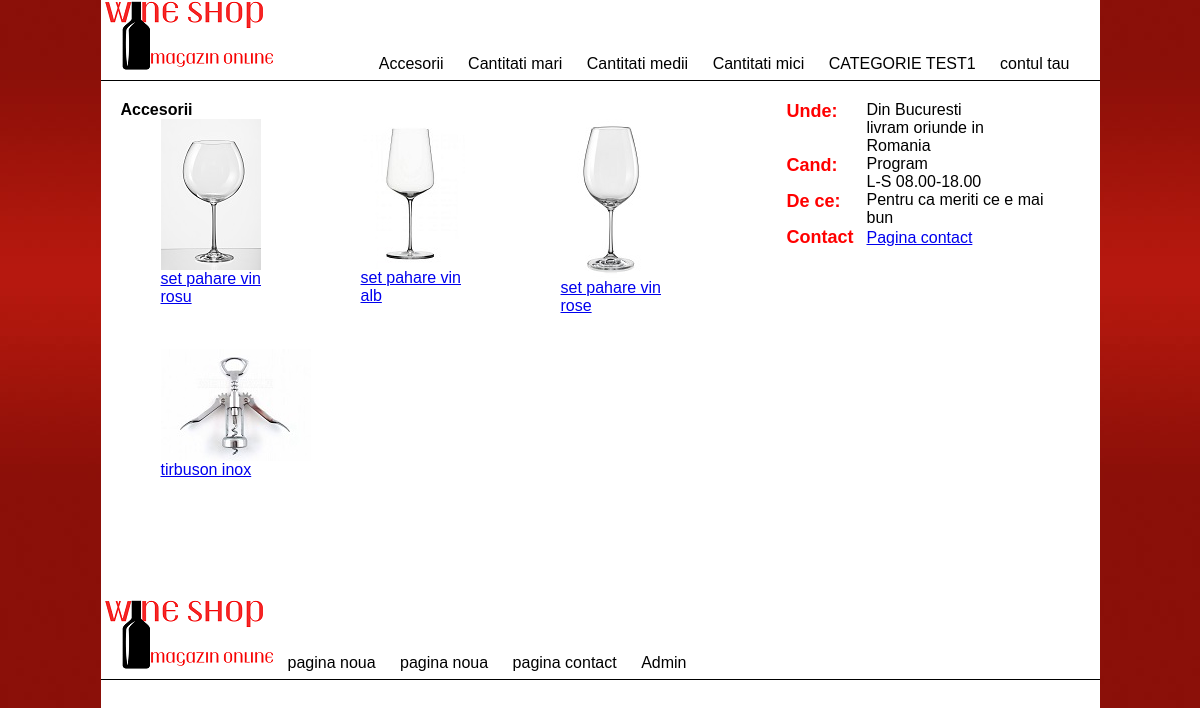
Screenshot of /index.php?page=edititemlist&categoryID=5 (signed in) with the database file from the repository.
### tables this page shows
CREATE TABLE `category` (
  `categoryID` int(1) NOT NULL,
  `name` varchar(255) NOT NULL
);

CREATE TABLE `stock` (
  `stockID` int(2) NOT NULL,
  `name` varchar(100) NOT NULL,
  `categoryID` int(2) NOT NULL,
  `price` decimal(5,2) NOT NULL,
  `thumbnail` varchar(100) NOT NULL,
  `bigphoto` varchar(100) DEFAULT NULL,
  `topline` varchar(200) NOT NULL,
  `description` varchar(1000) NOT NULL
);

### edititemlist.php (the view, shortened to what this page needs)
<?php
	include("dbconnect.php");
	$stock_sql = "SELECT stock.stockID, stock.name, stock.price, stock.thumbnail, category.name AS catname FROM stock JOIN category ON (stock.categoryID=category.categoryID) WHERE stock.categoryID=".$_GET['categoryID'];
		if($stock_query = mysqli_query($dbconnect, $stock_sql)) {
			$stock_result = mysqli_fetch_assoc($stock_query);
		}
?>
      <h1><?php echo $stock_result['catname']; ?></h1>
	 <?php do {
	 ?>
		<div class="item">
		<a href="index.php?page=edititem&stockID=<?php echo $stock_result['stockID']; ?>">
		<p><img src="images/<?php echo $stock_result['thumbnail']; ?>" /></p>
		<p><?php echo $stock_result['name']; ?></p>
		</a>
		</div>
	  <?php
	  } while ($stock_result = mysqli_fetch_assoc($stock_query))
	  ?>

### header.php
<div class="header">
    <div class="logo">
		<a href="index.php"><img src="images/logo1.png" alt="Wine Shop logo" /></a>
    </div>
		<div class="navigation">
			<?php
				$cat_sql = "SELECT * FROM category";
				$cat_query = mysqli_query($dbconnect, $cat_sql);
				$cat_result = mysqli_fetch_assoc($cat_query);
			?>
		<p><?php
			do {
			?>
			<a href="index.php?page=category&categoryID=<?php echo $cat_result['categoryID']; ?>"><?php echo $cat_result['name']; ?></a>
				<?php
			} while ($cat_result=mysqli_fetch_assoc($cat_query))
				?>
			<a href="index.php?page=user">contul tau</a>
        </p>
		</div>
</div>

### styles.css (style rules this page uses)
* { margin:0px; padding:0px; }
body { background-image:url(images/bg.jpg); font-family:Arial, Helvetica, sans-serif; }
p { font-family:Arial, Helvetica, sans-serif; }
.header { width:999px; height:80px; border-bottom-width:1px; border-bottom-color:#000; border-bottom-style:solid; }
.logo { float:left; }
.navigation { float:right; margin-top:55px; margin-right:20px; }
.navigation a:link { text-decoration:none; color:#000; font-family:Arial, Helvetica, sans-serif; margin: 0px 10px 0px 10px; }
.item { width: 120px; height: 200px; margin-left:40px; margin-right:40px; margin-bottom:30px; float:left; }
h1 { font-family:Arial, Helvetica, sans-serif; font-size: 16px; font-weight: bold; }

### rows the page displays
category: name "Accesorii"
category: name "Cantitati mari"
category: name "Cantitati medii"
category: name "Cantitati mici"
category: name "CATEGORIE TEST1"
stock: thumbnail (picture), name "set pahare vin rosu"
stock: thumbnail (picture), name "set pahare vin alb"
stock: thumbnail (picture), name "set pahare vin rose"
stock: thumbnail (picture), name "tirbuson inox"
